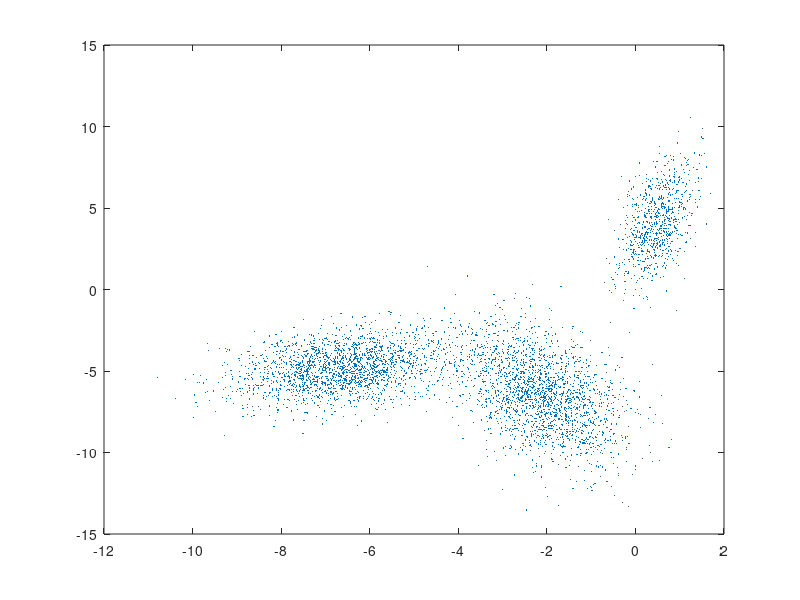

Reproduce this figure in MATLAB. (Note: this script raises an error after producing the figure.)
%% generate the data set
N = 3;
Ps = 1.2*randn(N,2,2);
us = 5*randn(2,N);
ps = rand(N,1).*rand(N,1);
T = 5000;
v = zeros(2,N);
for t=1:T
    k = N;
    for i=1:N
        if rand < ps(i)
            k = i;
            break;
        end
    end
    v(:,t) = us(:,k)+reshape(Ps(k,:,:),[2 2])*randn(2,1);
end
clf;
plot(v(1,:),v(2,:),'.','Markersize',3)
%%
Data = v;
Data_size = size(Data,2);
Num_clusters = 3;
Dimension = 2;
init_pts = 5*randn(Dimension,Num_clusters);
zs = zeros(Data_size,1);
for i=1:Data_size
    dists = zeros(Num_clusters,1);
    for c=1:Num_clusters
        dists(c) = norm(Data(:,i)-init_pts(:,c));
    end
    [~,zs(i)] = min(dists);
end
%[~,zs] = randi(Num_clusters,Data_size,1); % cluster assignments, initialized randomly
mus = zeros(Dimension,Num_clusters); % the means for each cluster
for c=1:Num_clusters
    mus(:,c) = sum(Data(:,logical(zs==c)),2);
end
Js = zeros(Dimension,Dimension,Num_clusters); % the matrix hyperparameters for each cluster
for i=1:Data_size
    Js(:,:,zs(i)) = Js(:,:,zs(i)) + Data(:,i)*Data(:,i)';
end
counts = zeros(Num_clusters,1); % the count of the number of data assigned to each cluster
for c=1:Num_clusters
    counts(c) = sum(zs==c);
end

Num_steps = 300000;

global conc u0 s0 dof dof2;
conc = 1.0; % concentration parameter for the Dirichlet prior
u0 = zeros(Dimension,1);
s0 = eye(Dimension);
dof = 2.1; % degree-of-freedom parameter for the Wishart prior
dof2 = 0.1;

for t=1:Num_steps
    % MCMC step: pick a data point at random and propose to move it to a new
    % cluster, then update the cluster parameters
    index = randi(Data_size);
    datum = Data(:,index);
    cur_cluster = zs(index);
    prop_cluster = randi(Num_clusters+1);
%    mean = @(c) mus(:,c)/(counts(c)+dof);
%    cov = @(c) (Js(:,:,c)-mus(:,c)*mus(:,c)'/(counts(c)+1e-12) + ...
%        dof*eye(Dimension))/(counts(c)+dof);
%    logscorer = @(c) -0.5*(datum-mean(c))'*cov(c)*(datum-mean(c)) + log(counts(c)+conc) + 0.5*log(det(cov(c)/(2*pi)));
    logscorer = @(c) logpdf(datum,mus(:,c),Js(:,:,c),counts(c));
    cur_cluster_logscore = logscorer(cur_cluster);
    prop_cluster_logscore = logscorer(prop_cluster);
    if log(rand()) < prop_cluster_logscore - cur_cluster_logscore
%        disp('Accepted')
        zs(index) = prop_cluster;
        counts(cur_cluster) = counts(cur_cluster) - 1;
        mus(:,cur_cluster) = mus(:,cur_cluster) - datum;
        Js(:,:,cur_cluster) = Js(:,:,cur_cluster) - datum*datum';
        counts(prop_cluster) = counts(prop_cluster) + 1;
        mus(:,prop_cluster) = mus(:,prop_cluster) + datum;
        Js(:,:,prop_cluster) = Js(:,:,prop_cluster) + datum*datum';
    else
%        disp('Rejected')
    end
    if mod(t,3000) == 0
        getmean=@(c)getmu(mus(:,c),counts(c));
        getcov=@(c)getsig(mus(:,c),Js(:,:,c),counts(c));
        mu1=getmean(1);
        mu2=getmean(2);
        mu3=getmean(3);
        fprintf(1,'trial %d, mu1=(%f,%f), mu2=(%f,%f), mu3=(%f,%f)\n',t,mu1(1),mu1(2),...
            mu2(1),mu2(2),mu3(1),mu3(2));
        clf;
        hold on;
        plot(Data(1,logical(zs==1)),Data(2,logical(zs==1)),'r.','Markersize',1);
        drawgaussian(mu1,getcov(1),'r');
        plot(Data(1,logical(zs==2)),Data(2,logical(zs==2)),'g.','Markersize',1);
        drawgaussian(mu2,getcov(2),'g');
        plot(Data(1,logical(zs==3)),Data(2,logical(zs==3)),'b.','Markersize',1);
        drawgaussian(mu3,getcov(3),'b');
        drawnow;
%        pause;
    end
end
%%
N = 10000;
S = zeros(2,N);
S(:,1) = randn(2,1);
for i=2:N
    S(:,i) = [[0.995 -0.05];[0.05 0.995]]*S(:,i-1);
end
plot(S(1,:),S(2,:));
%%
T = S+1.0*randn(2,N);
plot(T(1,:),T(2,:))
%%
R = T;
